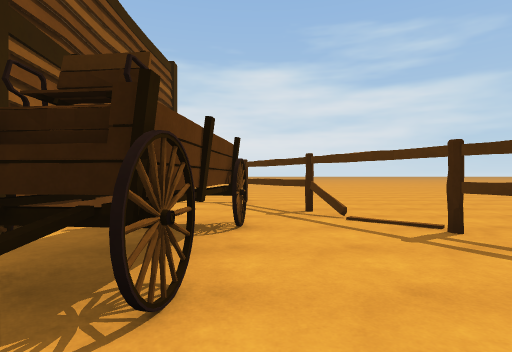
view 1 (above)

24 first-person views from a walk through a scene from a Unity 3-D project. The camera is 1.2 m above the floor, looks level and sees 80° across. The floor is counted in squares, 2 m on a side. Each view is taken from the middle of a square. On the plan, view 1 faces up. The plan holds only what a view shows up to about 9 squares ahead; the rest is blank. The place goes on beyond the plan.

view 2
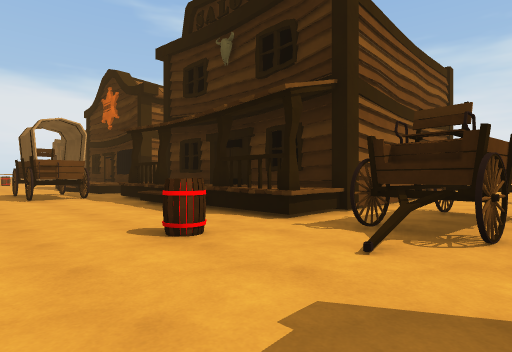

view 3
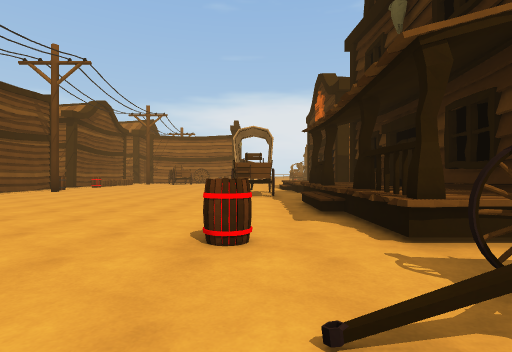

view 4
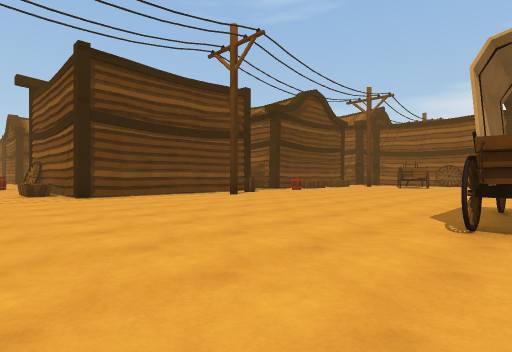

view 5
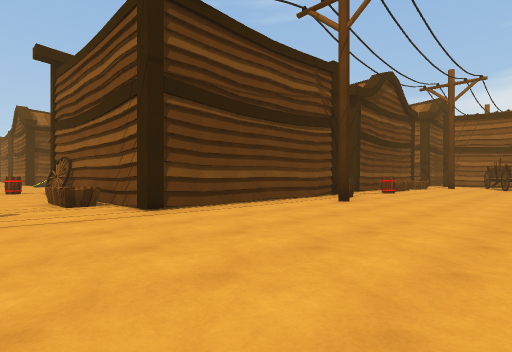

view 6
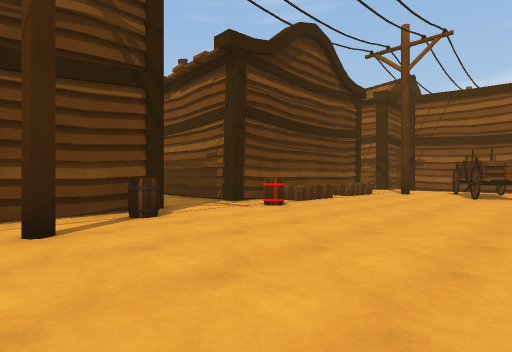

view 7
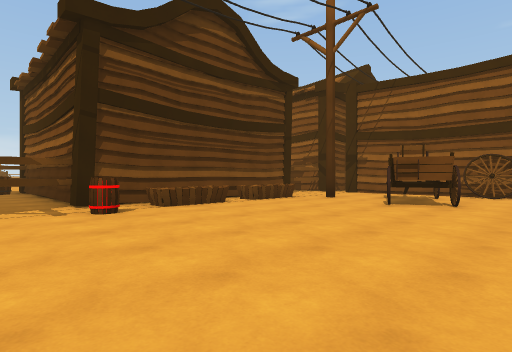

view 8
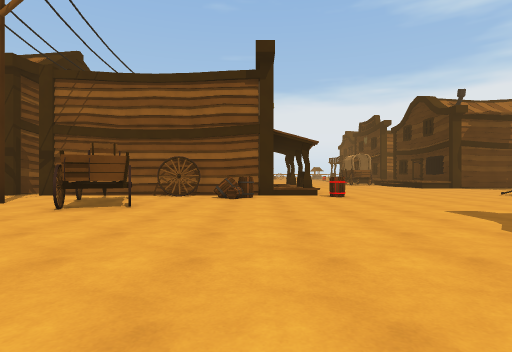

view 9
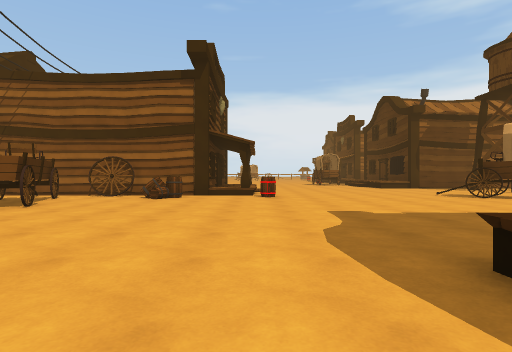

view 10
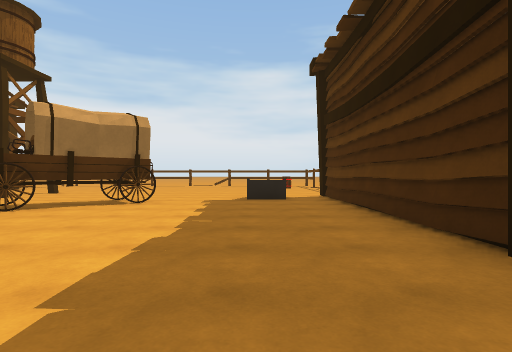

view 11
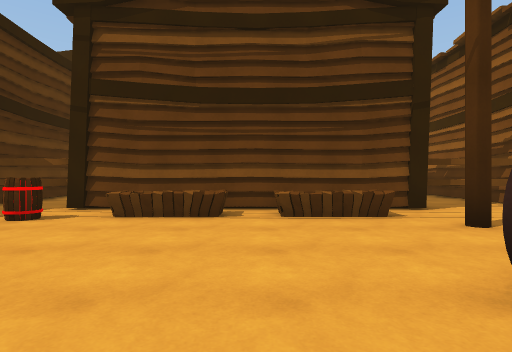

view 12
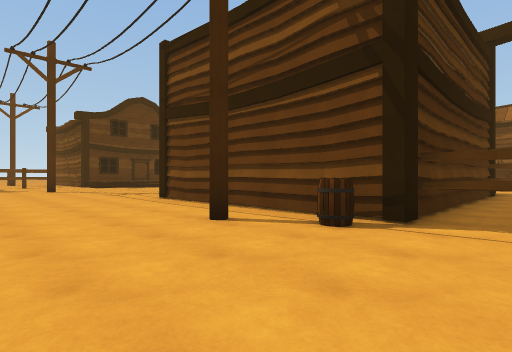

view 13
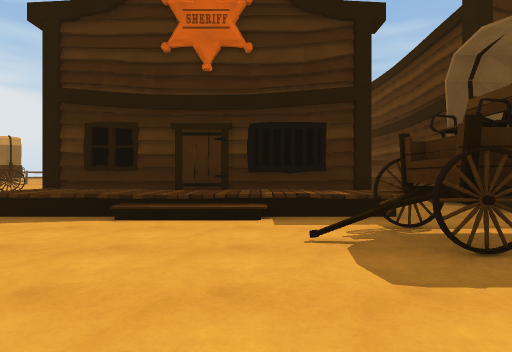

view 14
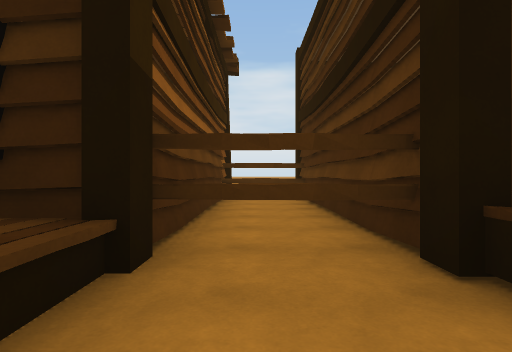

view 15
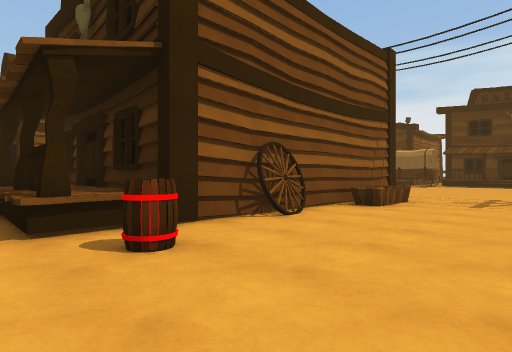

view 16
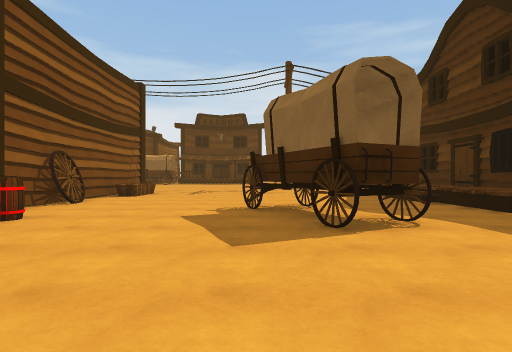

view 17
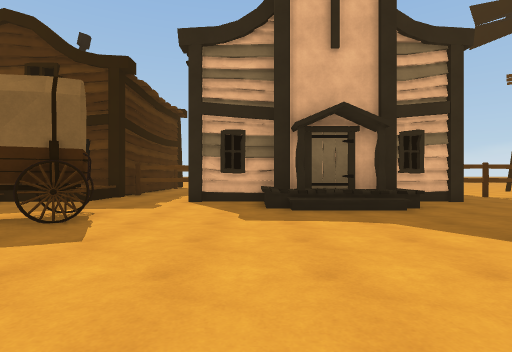

view 18
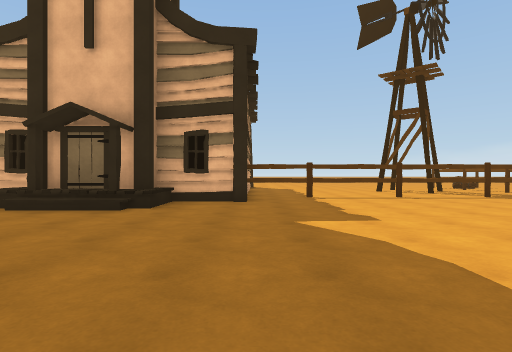

view 19
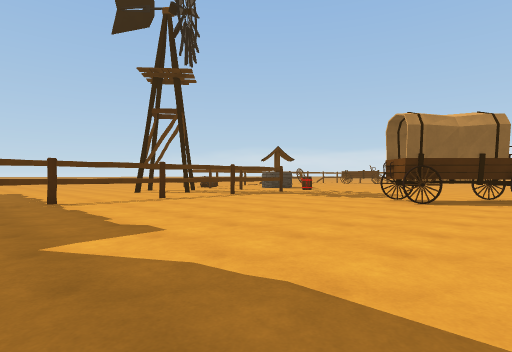

view 20
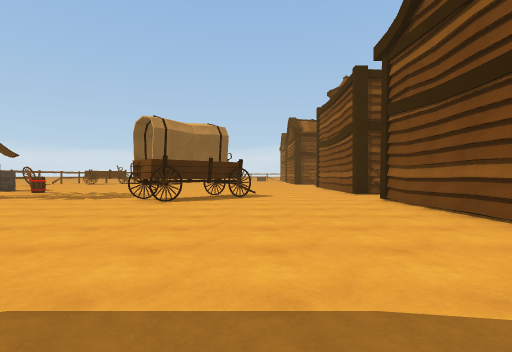

view 21
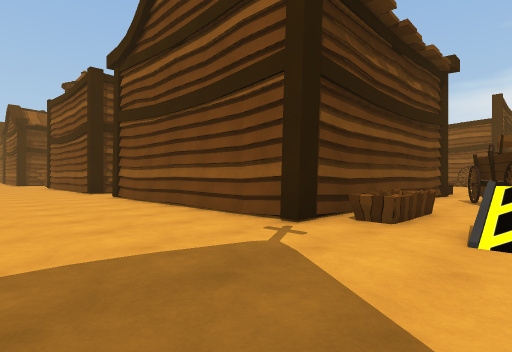

view 22
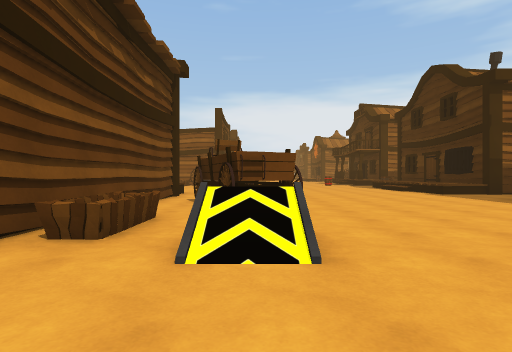

view 23
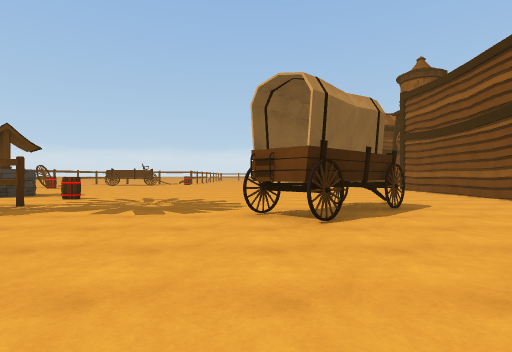

view 24
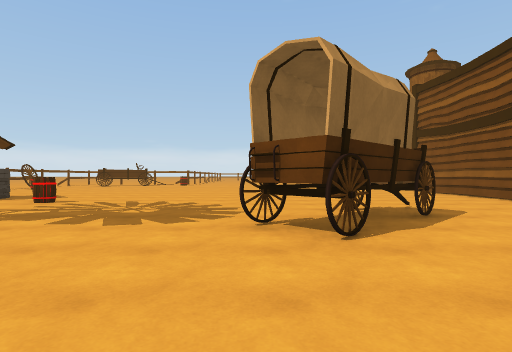

### Floor plan
Key: @ floor where view 1 was taken; # wall or solid block; . main floor; : floor 0.5 m higher than the main floor; + floor 0.75 m higher than the main floor; / step, stairs or slope; = window, fence, low wall or low ledge; ^ raised ledge; B building; F fence; A barrel; W wheel; T thing the floor can be seen under or through; O other object.
Columns run from 24 left of view 1 to 6 right of it. Each row starts with its distance up from view 1.
  8 .OO....B    BB BBBB  B
  7 OO.....BB    B.BBB  BB  F.....
  6 O......B     B.BB   BB...F....
  5 .......B     B.B     B...F...
  4 .......B     B=B     B.#..F..
  3 .......BBBBBBB.BBBBBBB.#..F.
  2 ........     /..BB   +.#...F
  1 .........///......//...#./ F
  0 A...........OOOO.....A..@
 -1 .........................
 -2 B........................
 -3 BO....................
 -4 W....................
 -5 W.^#................
 -6 .##.................
 -7 ....................
 -8 ..#.....A..A#.......
 -9 ...BB.BB...ABBBBB...
-10 ##BBBBBBBTTB    B...
-11 B.      B.BB    BB..
-12 B.      B.BB    BB.......  B
-13 #       B.BB    B........: B
-14         B.BB    BW.......: B
-15           BB    BW...##... B
-16 B         .BBBBBB.....#...BB
-17 B        ..BB  BBA....##....
-18          ...    ............
-19          ....      ......BB
-20          ......   ......BB
-21          .......   ..... B
-22          ........   .... B
-23           ........  ....BBB
-24            ###.=.........BB
-25           =#^..............B
-26         O.....BB...........#..
-27          BBBBBBBB..........#..
-28            BB  B...........#.
-29                B...........#
-30               BB...........#
-31                B...........#
-32                 B....O.....#
-33                 ....OOO....#
-34                 ...OO......#
-35                 .............
-36                B...........A..
-37                B.............OO
-38                B.............O

Positions as (right, up) in squares from view 1, and headings:
1: (0, 0), facing up
2: (0, -2), facing up-left
3: (0, 0), facing left
4: (-5, 0), facing down-left
5: (-5, -4), facing down-left
6: (-11, -4), facing down-left
7: (-14, -3), facing down-left
8: (-15, -2), facing left
9: (-15, 0), facing left
10: (-19, 1), facing up
11: (-19, -4), facing down
12: (-15, -5), facing down-right
13: (-13, -3), facing up
14: (-10, 1), facing up
15: (-4, -18), facing up-left
16: (-3, -21), facing up
17: (-6, -20), facing right
18: (-6, -25), facing right
19: (-5, -25), facing down-right
20: (-5, -25), facing down
21: (-5, -24), facing down-left
22: (-6, -24), facing left
23: (-2, -28), facing down
24: (-2, -29), facing down
